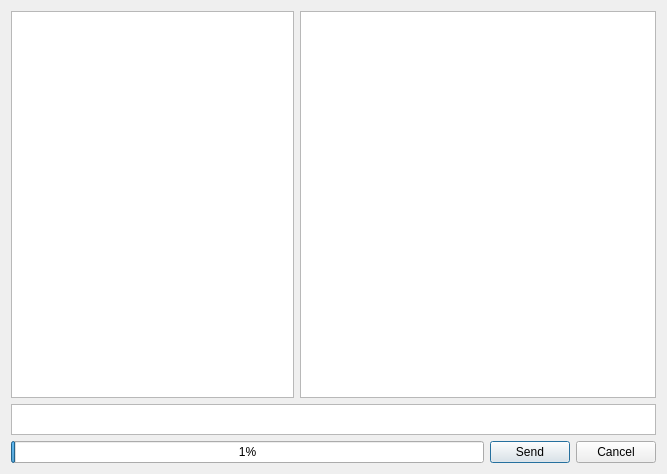
<?xml version="1.0" encoding="UTF-8"?>
<ui version="4.0">
 <class>FileExplorar</class>
 <widget class="QDialog" name="FileExplorar">
  <property name="geometry">
   <rect>
    <x>0</x>
    <y>0</y>
    <width>667</width>
    <height>474</height>
   </rect>
  </property>
  <property name="windowTitle">
   <string>Dialog</string>
  </property>
  <layout class="QVBoxLayout" name="verticalLayout_2">
   <item>
    <layout class="QVBoxLayout" name="verticalLayout">
     <item>
      <layout class="QHBoxLayout" name="horizontalLayout_2">
       <item>
        <widget class="QTreeView" name="treeView"/>
       </item>
       <item>
        <widget class="QListView" name="listView">
         <property name="minimumSize">
          <size>
           <width>356</width>
           <height>371</height>
          </size>
         </property>
        </widget>
       </item>
      </layout>
     </item>
     <item>
      <widget class="QTextBrowser" name="file_path_show">
       <property name="maximumSize">
        <size>
         <width>16777215</width>
         <height>31</height>
        </size>
       </property>
      </widget>
     </item>
     <item>
      <layout class="QHBoxLayout" name="horizontalLayout">
       <item>
        <widget class="QProgressBar" name="progressBar">
         <property name="value">
          <number>1</number>
         </property>
        </widget>
       </item>
       <item>
        <widget class="QPushButton" name="send_button">
         <property name="text">
          <string>Send</string>
         </property>
        </widget>
       </item>
       <item>
        <widget class="QPushButton" name="cancel_button">
         <property name="text">
          <string>Cancel</string>
         </property>
        </widget>
       </item>
      </layout>
     </item>
    </layout>
   </item>
  </layout>
 </widget>
 <resources/>
 <connections/>
</ui>
